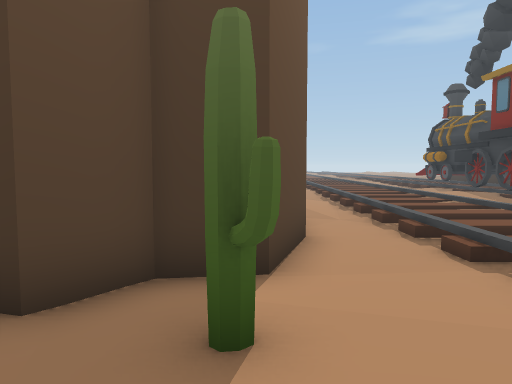
view 1 (above)

24 first-person views from a walk through a scene from a Unity 3-D project. The camera is 1.2 m above the floor, tilts 4° down and sees 70° across. The floor is counted in squares, 1 m on a side. Each view is taken from the middle of a square. On the plan, view 1 faces up. The plan holds only what a view shows up to about 15 squares ahead; the rest is blank. The place goes on beyond the plan. The player is left out. Some surface patterns are stand-ins.

view 2
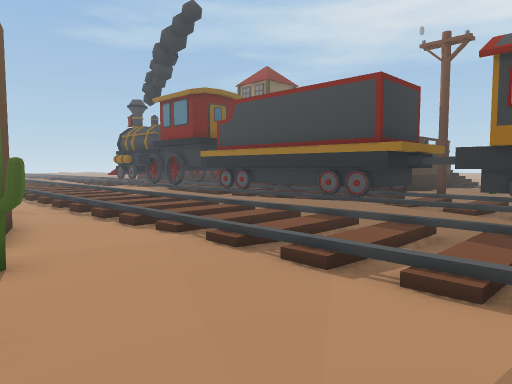

view 3
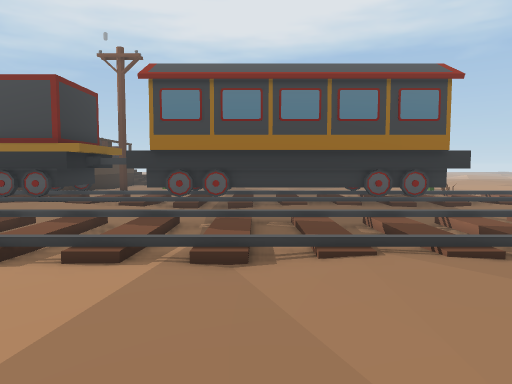

view 4
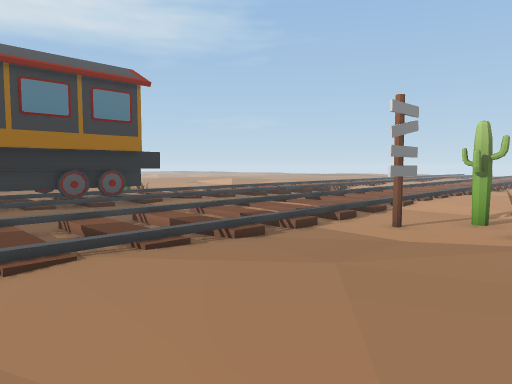

view 5
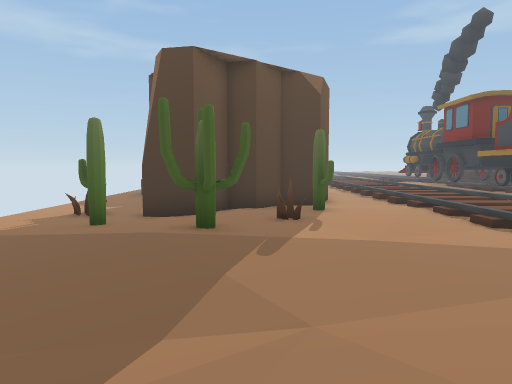

view 6
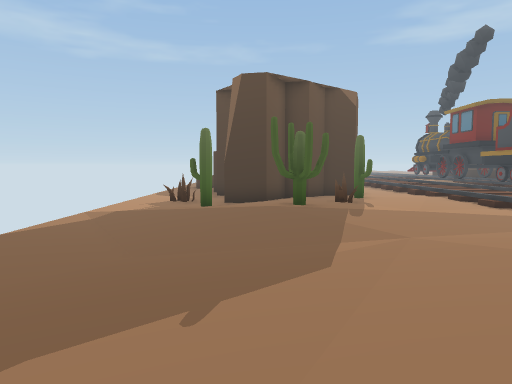

view 7
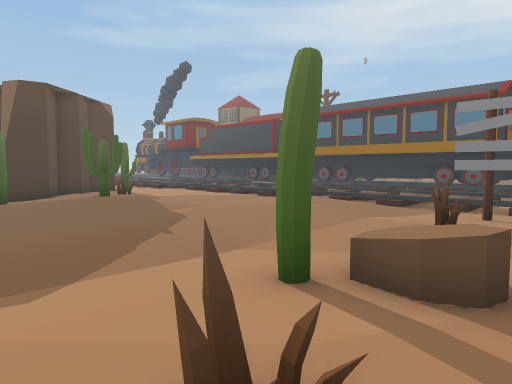

view 8
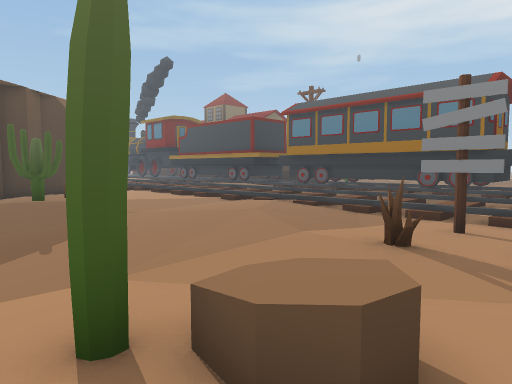

view 9
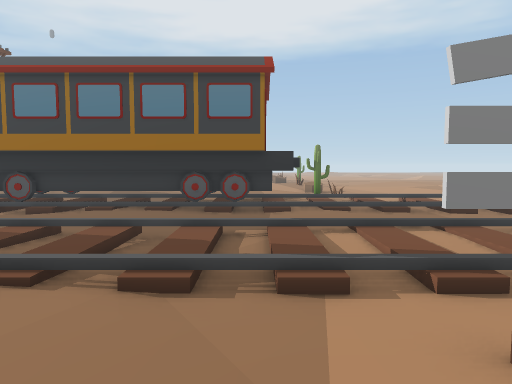

view 10
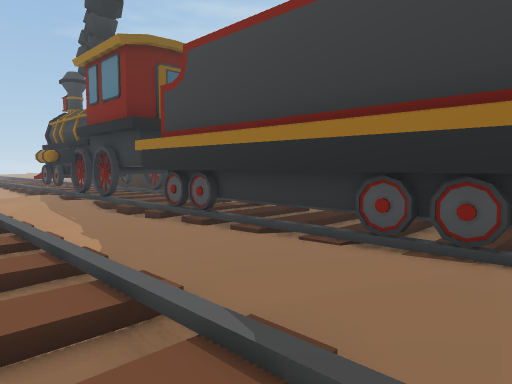

view 11
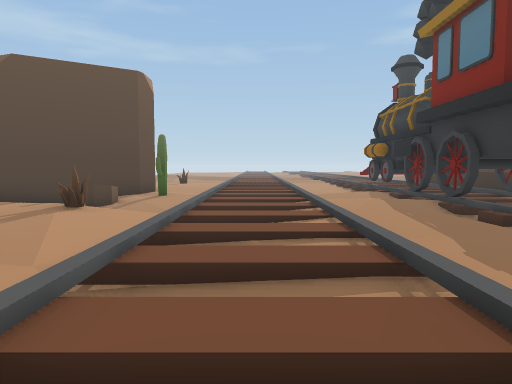

view 12
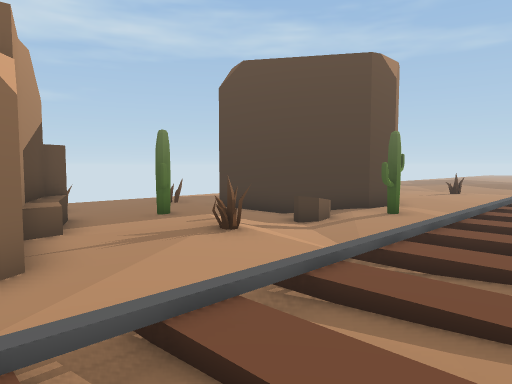

view 13
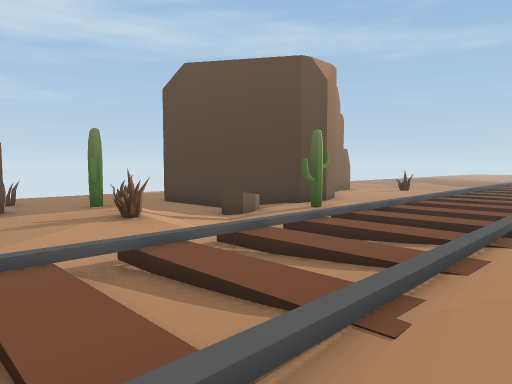

view 14
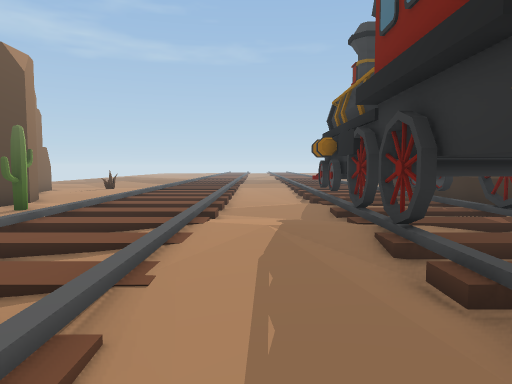

view 15
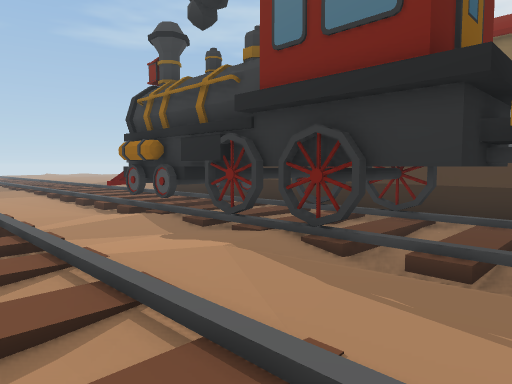

view 16
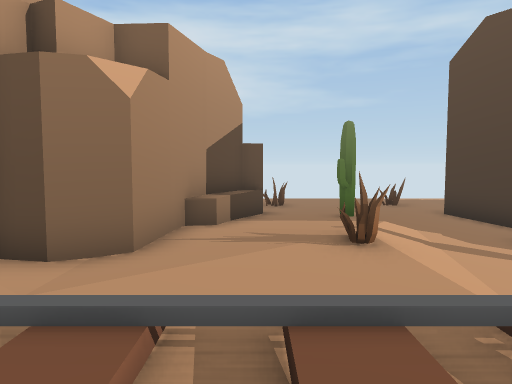

view 17
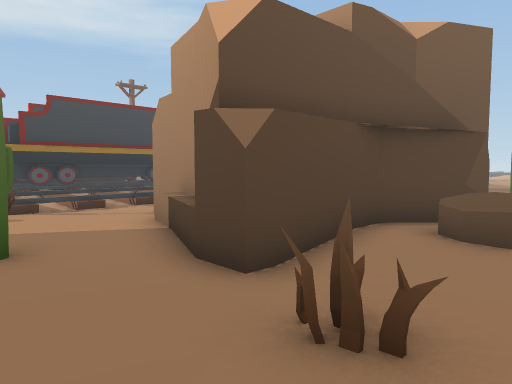

view 18
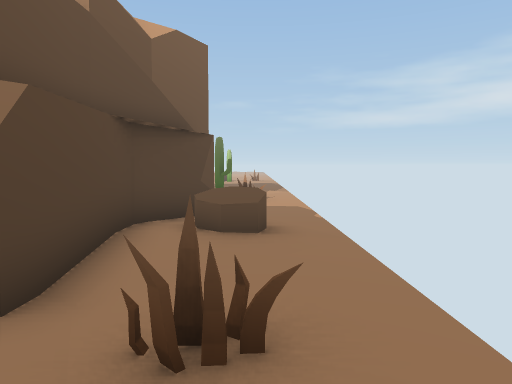

view 19
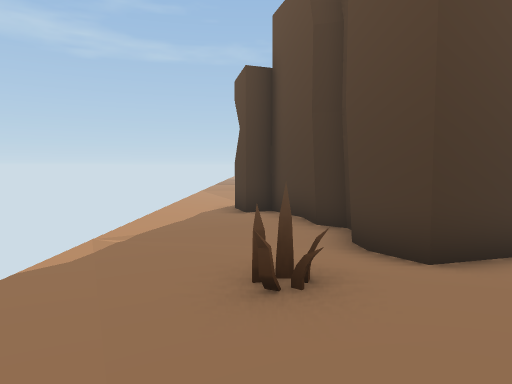

view 20
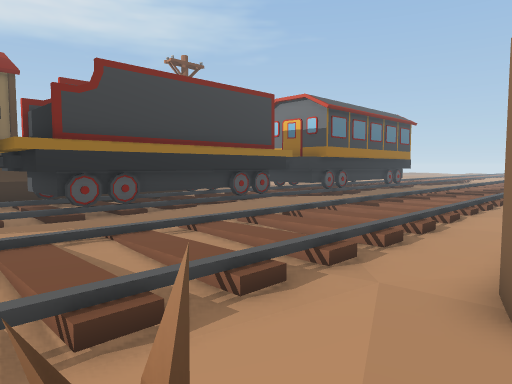

view 21
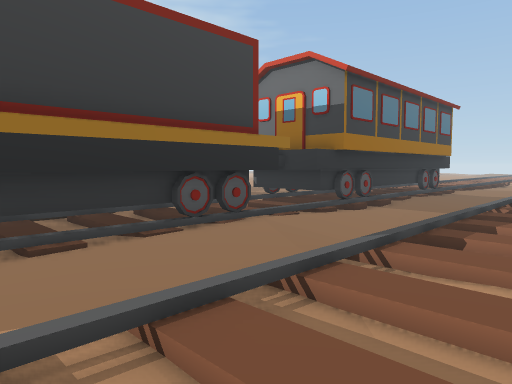

view 22
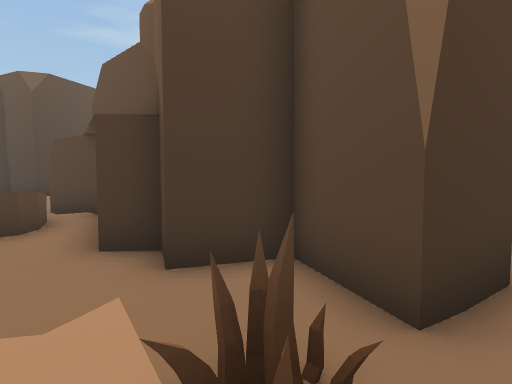

view 23
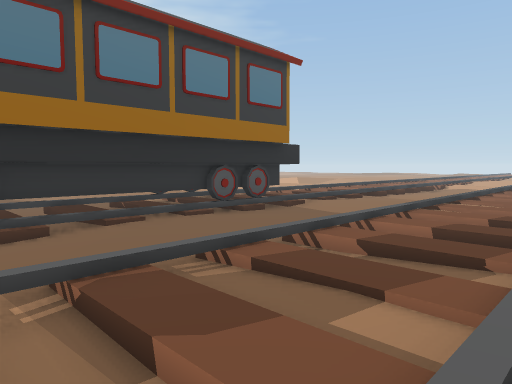

view 24
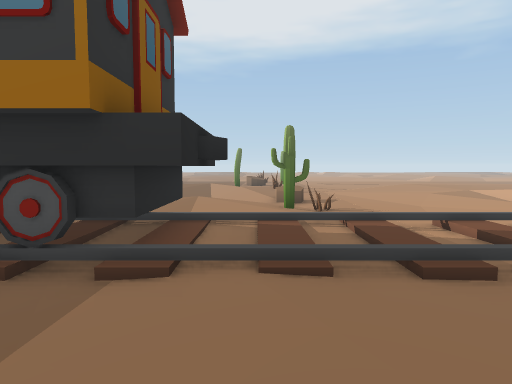

### Floor plan
Key: @ floor where view 1 was taken; # wall or solid block; x gap in a wall; . main floor; : floor 0.25 m higher than the main floor; - floor 0.25 m lower than the main floor; / step, stairs or slope; = window, fence, low wall or low ledge; ^ raised ledge; v drop or lower ground; W wheel; C cactus; O other object.
Columns run from 8 left of view 1 to 20 right of it. Each row starts with its distance up from view 1.
 21 --.#    ##./////-.##
 20 ...##  ##C./////..W## v
 19 ..--#### C...---..### v
 18 ..--### O-./.../..### v
 17 .....---O----.....W## v
 16 ..O....----////.../##
 15 .-.....//--////.::W##
 14 .--..CC./O/////.:/ ##
 13 .O--....:..////..//###
 12 .--##=.....///....###^
 11 .--####...-///....###^x
 10 ...#  ####--......## O
  9 .O/#     #-/.../..##
  8 ./O#     #----....#O
  7 ..##     #-/////..#O
  6 .-##    ##-/////..#O
  5 .-###   #--/////..#O
  4 .---#####../////..#O
  3 .--####.C....---//#OO#
  2 .O-##...C../.../-.#####.
  1 .---........-----...#-..
  0 .-CC...O@../.../-.####
 -1 .....CC.....-----.#^^^W
 -2 ....:C...../////-.#^ ^
 -3 .....:...../////..#^^^W
 -4 .-........./////-.#^ #
 -5 .---..........//-.#^###   --
 -6 .---...........--.#^ #    --
 -7  --............/-.#^ ^.  ..
 -8  -...........----.#^  W ...
 -9  ........../.../-.#^  W .
-10  ........../////..#^^^ ..::
-11 .........../////..#### ..:.
-12 ...CO..O.#.///..../........
-13  O..O...C..///....///...CC.-O
-14 . ....  C..//...../////  O--O

Positions as (right, up) in squares from view 1, and headings:
1: (0, 0), facing up
2: (-1, -3), facing up-right
3: (-2, -4), facing right
4: (-2, -4), facing down-right
5: (-2, -8), facing up
6: (-4, -11), facing up
7: (-8, -14), facing up-right
8: (-6, -14), facing up-right
9: (-1, -10), facing right
10: (5, 2), facing up-right
11: (5, 5), facing up
12: (6, 9), facing up-left
13: (8, 10), facing up-left
14: (8, 9), facing up
15: (5, 11), facing up-right
16: (6, 12), facing left
17: (-8, 15), facing down-right
18: (-7, 15), facing down
19: (-6, 13), facing up
20: (0, 14), facing down-right
21: (4, 9), facing down-right
22: (-8, 1), facing up-right
23: (3, -2), facing down-right
24: (6, -12), facing right
